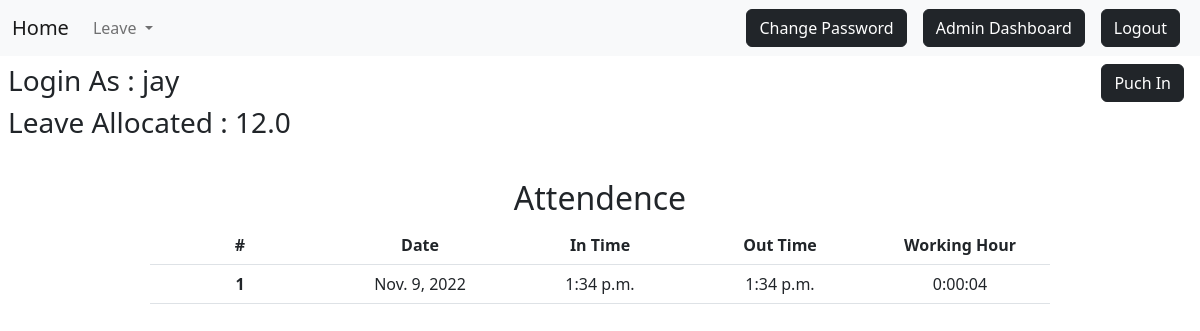
The app's page / (signed in), older data.
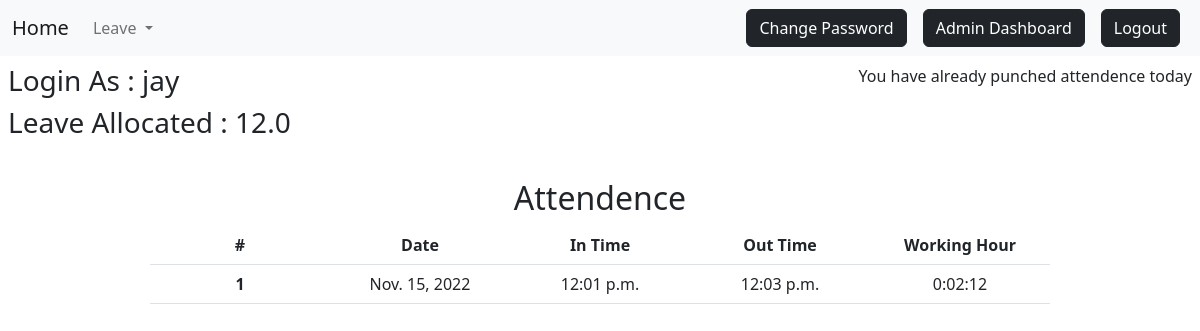
The same page, newer data.
### home/models.py (models this page shows, shortened)
class Attendence(models.Model):
    user = models.ForeignKey(User,on_delete=models.CASCADE)
    date = models.DateField(auto_now_add=True)
    in_time = models.TimeField(null=True)
    out_time = models.TimeField(null=True)
    working_hour = models.TextField(max_length=20,null=True)
    punch_in = models.BooleanField(default=False)

### home/views.py (the view)
# urls.py: path('',views.index, name="index"),
@login_required(login_url='user_login')
def index(request):
    user = request.user
    is_admin = Account.objects.get(user=user).is_admin
    leaves = Account.objects.get(user=user).leaves
    attendence = Attendence.objects.filter(user=request.user).order_by('-id')
    if attendence:
        last_entry = Attendence.objects.filter(user=request.user).order_by('-id')[0]
    else:
        last_entry = None
    today = datetime.today().strftime("%Y-%m-%d")
    if last_entry:
        if str(last_entry.date) == str(today):
            punched_in_today = True
            if last_entry.out_time:
                punched_in_out_today = True
            else:
                punched_in_out_today = False
        else:
            punched_in_today = False
            punched_in_out_today = False
    else:
        punched_in_today = False
        punched_in_out_today = False
    return render(request, 'index.html', {'username':user,'leaves':leaves,'is_admin':is_admin,'attendence':attendence,'punched_in_today':punched_in_today,'punched_in_out_today':punched_in_out_today})

### templates/index.html (shortened to what this page needs)
{% extends 'base.html' %}
{% block content %}
  <div class="p-2 d-flex justify-content-between">
    <div>
      <h3> Login As : {{username}} </h3>
      <h3> Leave Allocated : {{leaves}} </h3>
    </div>
    {% if punched_in_out_today %}
      <p>You have already punched attendence today</p>
    {% else %}
      <div>
          {% if punched_in_today %}
            <form action="{% url 'punch_out' %}" method="POST" class="d-inline">
                {% csrf_token %}
                <button type="submit" class="btn btn-dark mx-2">Punch Out</button>
            </form>
          {% else %}
            <form action="{% url 'punch_in' %}" method="POST" class="d-inline">
                <button type="submit" class="btn btn-dark mx-2">Puch In</button>
            </form>
          {% endif %}
      </div>
    {% endif %}
  </div>
  <h2 class="text-center mt-4"> Attendence </h2>
  <table class="table mx-auto w-75">
      <thead>
      <tr class="text-center">
          <th class="col-2">#</th>
          <th class="col-2">Date</th>
          <th class="col-2">In Time</th>
          <th class="col-2">Out Time</th>
          <th class="col-2">Working Hour</th>
      </tr>
      </thead>
      <tbody>
      {% for row in attendence %}
      <tr class="text-center">
          <th scope="row">{{forloop.counter}}</th>
          <td>{{row.date}}</td>
          <td>{{row.in_time}}</td>
          {% if row.out_time %}
              <td>{{row.out_time}}</td>
              <td>{{row.working_hour}}</td>
          {% else %}
              <td>-</td>
              <td>-</td>
          {% endif %}
      </tr>
      {% endfor %}
      </tbody>
  </table>
{% endblock %}

Row changes from the older to the newer data that the page shows:
removed Attendence: date "Nov. 9, 2022", in_time "1:34 p.m.", out_time "1:34 p.m.", working_hour "0:00:04"
added Attendence: date "Nov. 15, 2022", in_time "12:01 p.m.", out_time "12:03 p.m.", working_hour "0:02:12"
Text that changed along with them:
text no longer shown: "Puch In"
text now shown: "You have already punched attendence today"
